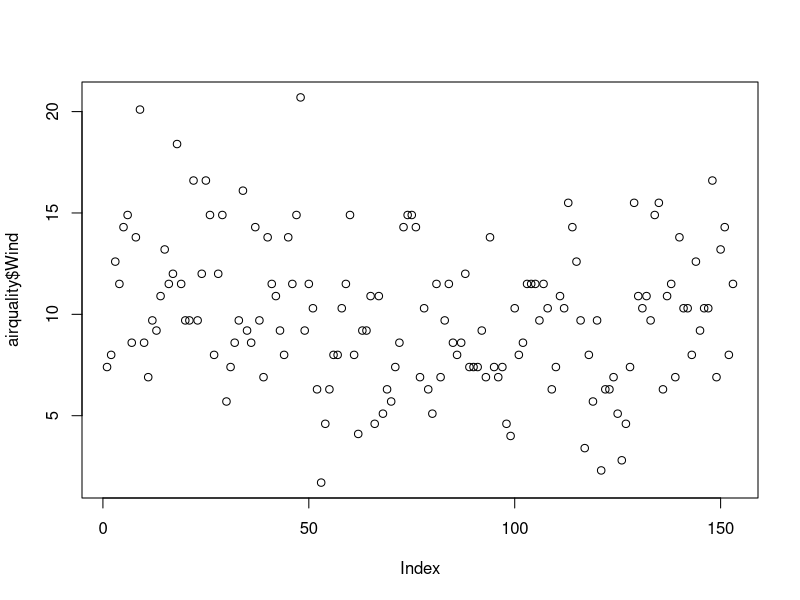
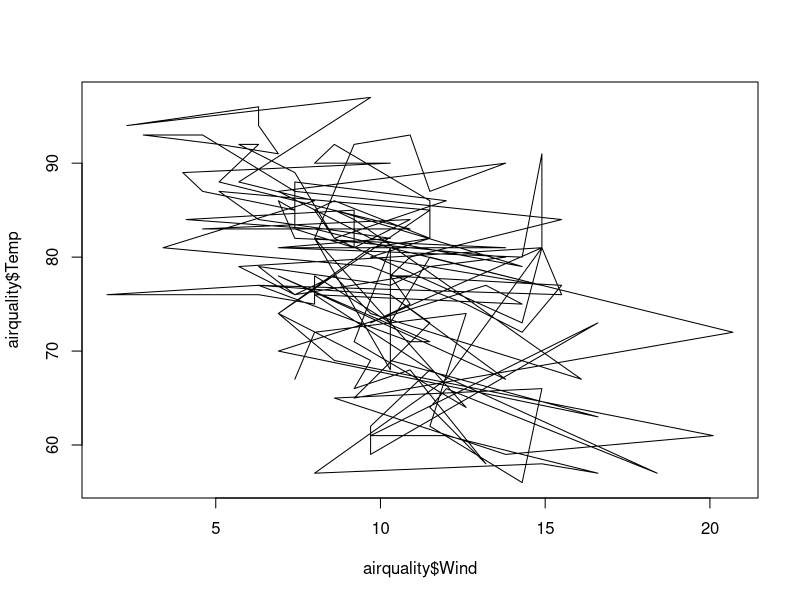
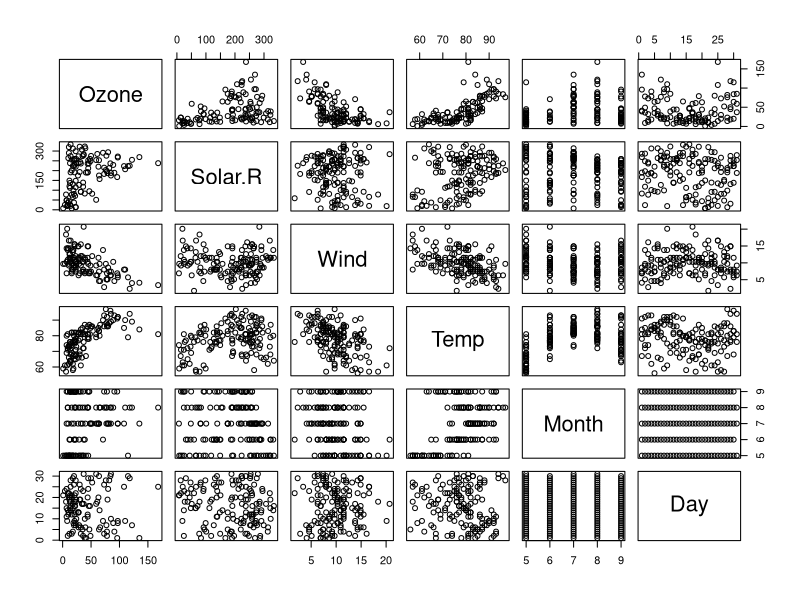
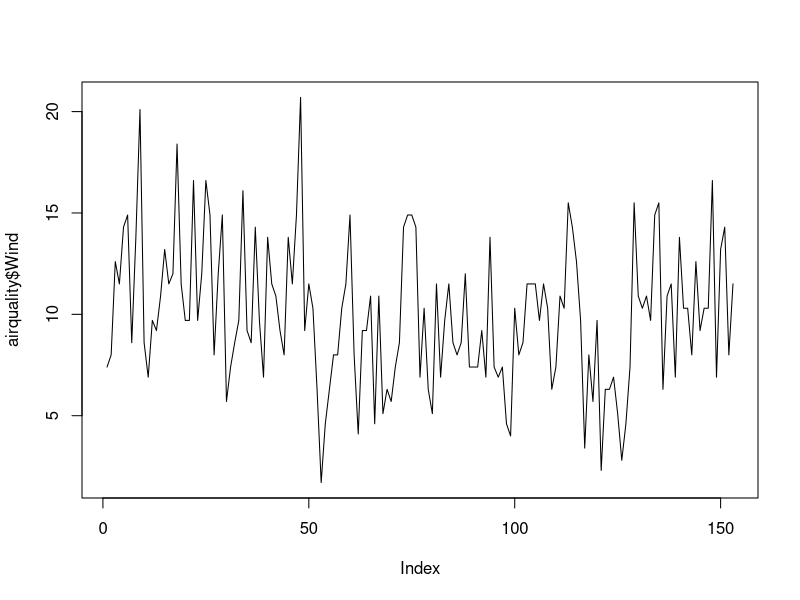
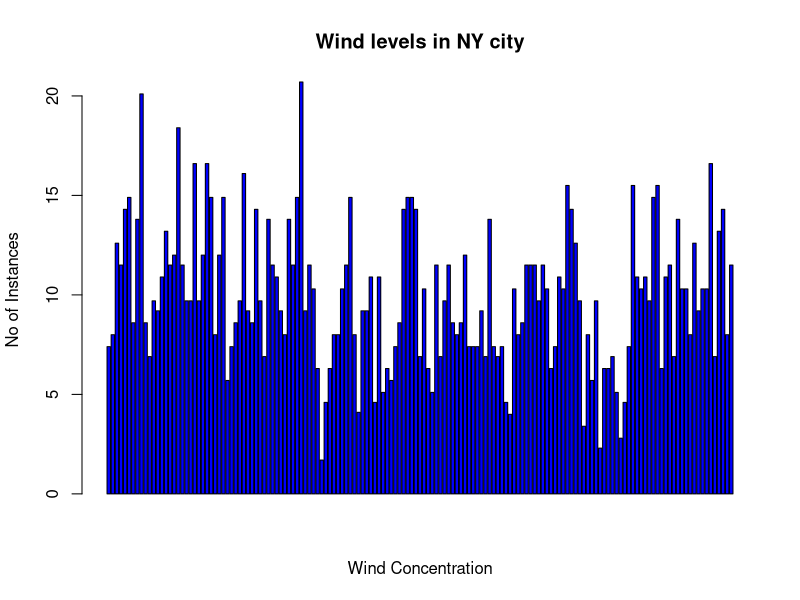
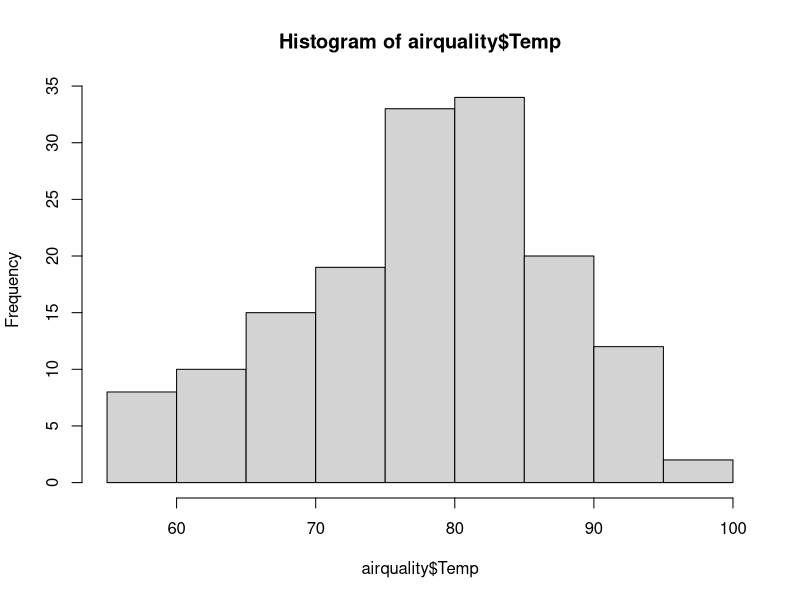
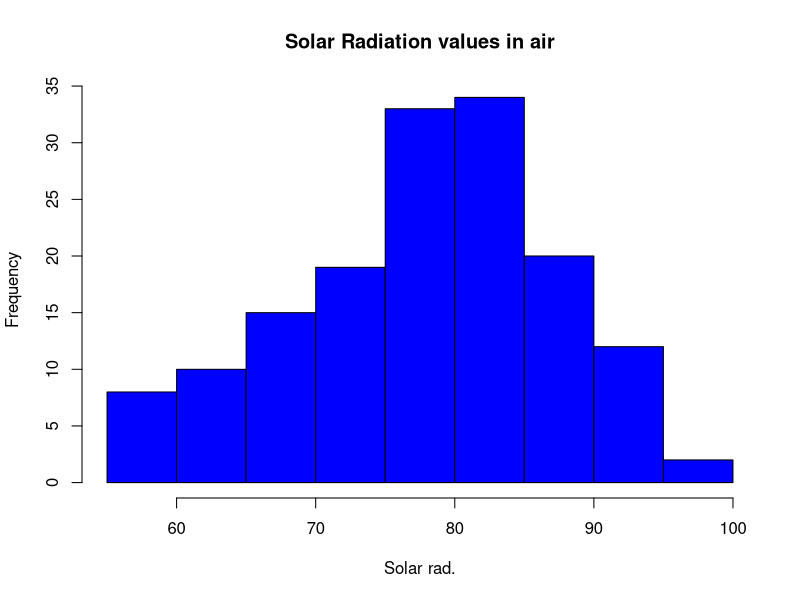
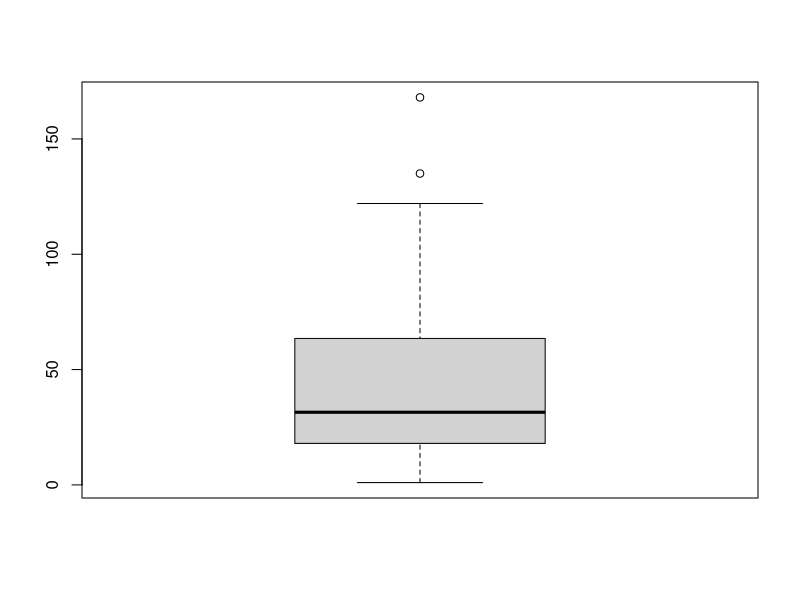

Reproduce these figures in R, in order.
airquality <- datasets::airquality

####Top 10 rows and last 10 rows
head(airquality,10)
tail(airquality,10)
######Columns

airquality[,c(1,4)]
airquality$Month

summary(airquality$Ozone)
summary(airquality)

#####################Plot#################
plot(airquality$Wind)
plot(airquality$Wind,airquality$Temp, type = 'l')
plot(airquality)
plot(airquality$Wind, type = 'l')

barplot(airquality$Wind, xlab = 'Wind Concentration', 
     ylab = 'No of Instances', main = 'Wind levels in NY city',
     col = 'blue')


hist(airquality$Temp)
hist(airquality$Temp, 
     main = 'Solar Radiation values in air',
     xlab = 'Solar rad.', col='blue')


#Single box plot
boxplot(airquality$Ozone)

# Multiple box plots
boxplot(airquality[,1:4],main='Multiple')



#margin of the grid(mar), 
#no of rows and columns(mfrow), 
#whether a border is to be included(bty) 
#and position of the 
#labels(las: 1 for horizontal, las: 0 for vertical)
#bty - box around the plot

par(mfrow=c(3,3),mar=c(5,5,5,5),  las=1, bty="o")

plot(airquality$Ozone)
plot(airquality$Ozone, airquality$Wind)
plot(airquality$Ozone, type= "l")
plot(airquality$Ozone, type= "l")
plot(airquality$Ozone, type= "l")
barplot(airquality$Ozone, main = 'Ozone Concenteration in air',
        xlab = 'ozone levels', col='green',horiz = TRUE)
hist(airquality$Solar.R)
boxplot(airquality$Solar.R)
boxplot(airquality[,0:4], main='Multiple Box plots')

